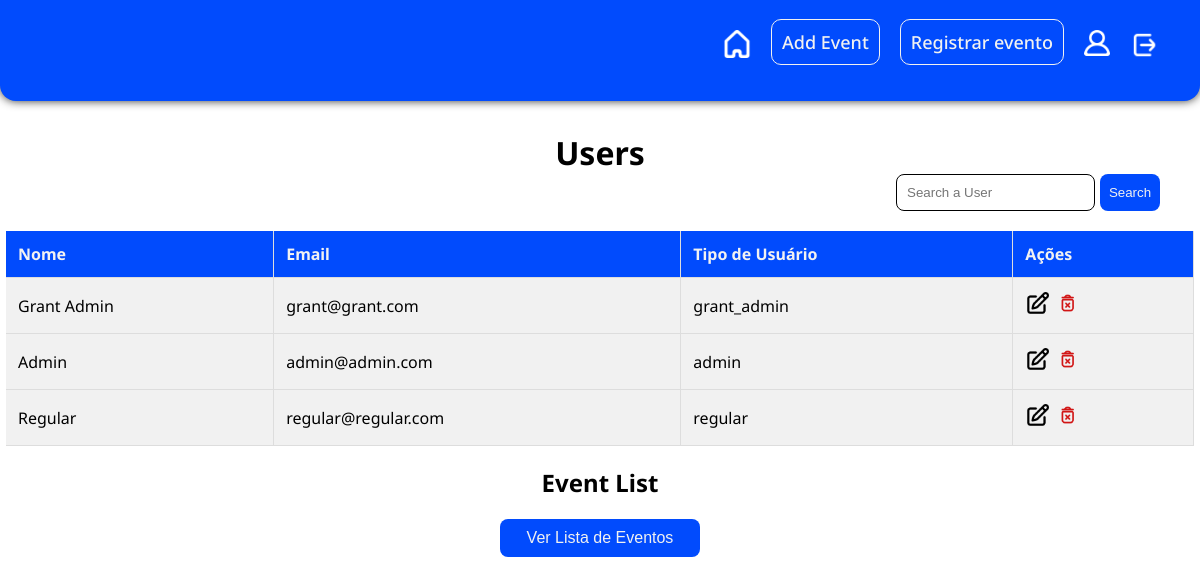
The page /pages/admin.php (signed in) on the database its author committed.
### tables this page shows
CREATE TABLE users (
  id INT PRIMARY KEY AUTO_INCREMENT,
  name VARCHAR(255),
  email VARCHAR(255),
  password VARCHAR(255),
  user_type VARCHAR(255)
);

### classes/User.php (called while the page is built, shortened)
<?php
class User
{
    private $id;
    private $name;
    private $email;
    private $userType;
    public function __construct($id, $name, $email, $password, $userType)
    {
        $this->id = $id;
        $this->name = $name;
        $this->email = $email;
        $this->userType = $userType;
    }
    public function getId()
    {
        return $this->id;
    }
    public function getName()
    {
        return $this->name;
    }
    public function getEmail()
    {
        return $this->email;
    }
    public function getUserType()
    {
        return $this->userType;
    }
    public static function getUsers($search = null)
    {
        $conn = getConnection();
        $stmt = $conn->prepare("SELECT * FROM users WHERE name LIKE ?");
        $searchTerm = "%" . $search . "%";
        $stmt->bind_param("s", $searchTerm);
        $stmt->execute();
        $result = $stmt->get_result();
        $users = [];
        while ($row = $result->fetch_assoc()) {
            $user = new User($row['id'], $row['name'], $row['email'], $row['password'], $row['user_type']);
            $users[] = $user;
        }
        return $users;
    }
}

### pages/admin.php (the view, shortened to what this page needs)
<?php
require_once __DIR__ . '/../classes/User.php';
$user = null;
if (isset($_SESSION['user'])) {
    $user = unserialize($_SESSION['user']);
}
if (isset($_GET['search'])) {
    $search = $_GET['search'];
    $users = User::getUsers($search);
} else {
    $users = User::getUsers();
}
?>
<!DOCTYPE html>
<html>
<head>
    <link rel="stylesheet" href="../CSS/admin.css">
</head>
<body>
    <header>
        <nav>
            <ul>
                <li><a href="./index.php"><img class="home-page" src="../assets/home.png" title="Home"></a></li>
                <?php if ($user instanceof User && ($user->getUserType() === 'admin' || $user->getUserType() === 'grant_admin')): ?>
                    <li><a class="register-event" href="../pages/add_event.php">Add Event</a></li>
                <?php endif; ?>
                <?php if ($user instanceof User): ?>
                    <li><a class="register-event" href="../pages/process_registration.php">Registrar evento</a></li>
                    <li><a href="../pages/user_profile.php"><img class="perfil-img" src="../assets/perfil.png"
                                title="Profile"></a>
                    </li>
                    <li><a href="../services/logout.php"><img class="leave-img" src="../assets/sair.png"
                                title="SignOut"></a></li>
                <?php else: ?>
                    <li><a href="../pages/user_login.php">Login</a></li>
                <?php endif; ?>
            </ul>
        </nav>
    </header>
    <h1>Users</h1>
    <form action="admin.php" method="get">
        <input type="text" name="search" placeholder="Search a User">
        <button class="btn-search" type="submit">Search</button>
    </form>
    <section10>
        <table>
            <thead>
                <tr>
                    <th>Nome</th>
                    <th>Email</th>
                    <th>Tipo de Usuário</th>
                    <th>Ações</th>
                </tr>
            </thead>
            <tbody>
                <?php foreach ($users as $user): ?>
                    <tr>
                        <td>
                            <?php echo $user->getName(); ?>
                        </td>
                        <td>
                            <?php echo $user->getEmail(); ?>
                        </td>
                        <td>
                            <?php echo $user->getUserType(); ?>
                        </td>
                        <td>
                            <a href="edit_user.php?id=<?php echo $user->getId(); ?>"><img class="perfil-img"
                                    src="../assets/edit.png" title="Edit User"></a>
                            <a href="../services/delete_user.php?id=<?php echo $user->getId(); ?>"><img class="perfil-img"
                                    src="../assets/delete.png" title="Delete User"></a>
                        </td>
                    </tr>
                <?php endforeach; ?>
            </tbody>
        </table>
    </section10>
    <div class="ver">
        <h2>Event List</h2>
        <a href="event_list.php"><button class="btn-events"> Ver Lista de Eventos </button></a>
    </div>
</body>
</html>

### css/admin.css (style rules this page uses)
* { text-decoration: none; color: inherit; }
body { font-family: 'Noto Sans', sans-serif; margin: 0; padding: 0; box-sizing: border-box; text-decoration: none; list-style: none; background-color: #ffffff; }
header { display: flex; flex-direction: row; justify-content: space-between; background-color: #014bfd; color: #f1f1f1; padding: 20px; text-align: center; border-radius: 0px 0px 16px 16px; box-shadow: 0px 0px 10px #333; }
h1 { margin: 0; }
nav ul { display: flex; list-style: none; padding: 0; margin-top: 10px; }
nav ul li { margin-right: 20px; }
nav ul li a { color: #f1f1f1; font-size: 18px; font-weight: 500; transition: .9s; }
.register-event { border: 1px solid #f1f1f1; padding: 10px; border-radius: 10px; transition: 0.3s; }
.home-page { width: 28px; transition: 0.9s; transition: 0.3s; }
.leave-img { width: 30px; transition: 0.9s; }
.perfil-img { width: 26px; transition: 0.9s; }
h1 { margin-top: 30px; display: flex; justify-content: center; }
form { margin-right: 40px; display: flex; flex-direction: row; justify-content: right; align-items: right; }
form input { padding: 10px; margin-right: 5px; border-radius: 8px; border: 0.5px solid; }
.btn-search { width: 60px; background-color: transparent; padding: 4px; border-radius: 8px; border: none; background-color: #014bfd; color: #f1f1f1; cursor: pointer; }
.btn-events { font-size: 16px; width: 200px; background-color: transparent; padding: 10px; border-radius: 8px; border: none; background-color: #014bfd; color: #f1f1f1; cursor: pointer; }
.ver { display: flex; flex-direction: column; justify-content: center; align-items: center; }
section10 { display: flex; justify-content: center; align-items: center; flex-direction: column; }
table { margin-top: 20px; width: 99%; border-collapse: collapse; border-radius: 20px; }
th, td { padding: 12px; text-align: left; border-right: 0.5px solid #ddd; border-bottom: 1px solid #ddd; }
th { background-color: #014bfd; color: #f2f2f2; }
tr { background-color: #f1f1f1; cursor: pointer; }

### rows shown on the page
users: name "Grant Admin", email "grant@grant.com", user_type "grant_admin"
users: name "Admin", email "admin@admin.com", user_type "admin"
users: name "Regular", email "regular@regular.com", user_type "regular"
